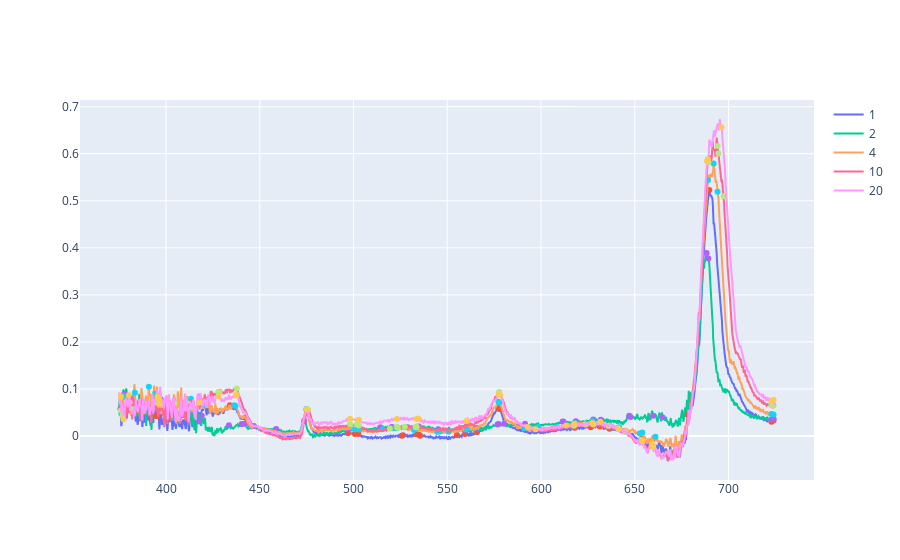

Write notebook code for a chart like this one.
### Code cell
# Interactive plotting for EDA
concentrations = [1,2,4,10,20]
fig = go.Figure()

data_path = "Plots_followup\\no_norm\Gen 2\LED Bulb Source\common baseline\\avg\Win Len 0\Trial 1\Data_NB_Gen2_LED Bulb_avg_WL0_Trial1.csv"
plot_data = pd.read_csv(data_path)
plot_data = plot_data[plot_data.Wavelength.between(350, 750, inclusive='both')]

for c in concentrations:
    c_data = plot_data[plot_data["Concentration"] == f"{c} mcg"].reset_index()

    peaks = calc_peaks(c_data['Absorbance'], method="cwt")
    print(c_data)

    fig.add_trace(go.Scatter(
        x=c_data['Wavelength'],
        y=c_data['Absorbance'],
        mode='lines',
        name=c,
        # line_color=colors[c]
    ))

    fig.add_trace(go.Scatter(
        x=[c_data['Wavelength'][i] for i in peaks],
        y=[c_data['Absorbance'][i] for i in peaks],
        mode='markers',
        showlegend=False
    ))

fig.show()
